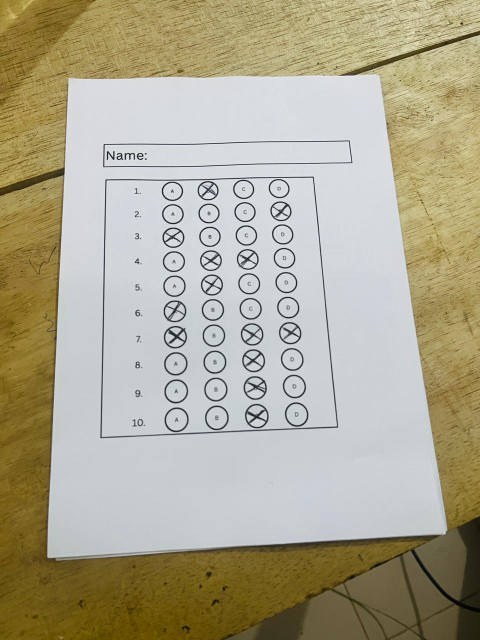
#> input picture AB.jpeg, 960 x 1280 px (shown at 1/2 size)
$ python single.py
#> lines starting #> are read from the running program, lines starting #| are printed output that depends on the picture; after the words box and inside, x2 and y2 are one past the last pixel; in counts of white or black regions, pixels touching at a corner belong together
### preprocess.py
# preprocessing.py
import cv2
import numpy as np

IMAGE_PATH = "CD.jpeg"
OUTPUT_PATH = "warped.jpg"
OUTPUT_SIZE = (600, 780)


def order_points(pts):
    rect = np.zeros((4,2), dtype="float32")
    s = pts.sum(axis=1)
    diff = np.diff(pts, axis=1)
    rect[0] = pts[np.argmin(s)]
    rect[2] = pts[np.argmax(s)]
    rect[1] = pts[np.argmin(diff)]
    rect[3] = pts[np.argmax(diff)]
    return rect

def preprocess_sheet(image_path, output_size):
    image = cv2.imread(image_path)
    orig = image.copy()

    gray = cv2.cvtColor(image, cv2.COLOR_BGR2GRAY)
    blurred = cv2.GaussianBlur(gray, (5,5), 0)
    edged = cv2.Canny(blurred, 50, 150)

    cnts, _ = cv2.findContours(edged.copy(), cv2.RETR_EXTERNAL, cv2.CHAIN_APPROX_SIMPLE)
    cnts = sorted(cnts, key=cv2.contourArea, reverse=True)

    sheet_contour = None
    for c in cnts:
        peri = cv2.arcLength(c, True)
        approx = cv2.approxPolyDP(c, 0.02 * peri, True)
        if len(approx) == 4:
            sheet_contour = approx
            break

    if sheet_contour is None:
        raise Exception("❌ Could not find the answer sheet contour!")

    pts = sheet_contour.reshape(4,2)
    rect = order_points(pts)

    dst = np.array([
        [0,0],
        [output_size[0]-1, 0],
        [output_size[0]-1, output_size[1]-1],
        [0, output_size[1]-1]
    ], dtype="float32")

    M = cv2.getPerspectiveTransform(rect, dst)
    warped = cv2.warpPerspective(orig, M, output_size)

    return warped

# [2 lines that do not run on import are left out]

### bubble_detection.py
# bubble_detection.py
import cv2
import numpy as np

# ---- CONFIG ----
BUBBLES_PER_Q = 4
OPTION_LETTERS = ['A','B','C','D']

# ---- FUNCTIONS ----
def detect_bubbles(warped):
    gray = cv2.cvtColor(warped, cv2.COLOR_BGR2GRAY)
    blurred = cv2.medianBlur(gray, 5)
    thresh = cv2.adaptiveThreshold(blurred, 255, cv2.ADAPTIVE_THRESH_MEAN_C,
                                   cv2.THRESH_BINARY_INV, 25, 25)

    # 4️⃣ Morphological opening to remove small noise
    kernel = cv2.getStructuringElement(cv2.MORPH_ELLIPSE, (3,3))
    thresh = cv2.morphologyEx(thresh, cv2.MORPH_OPEN, kernel)

    circles = cv2.HoughCircles(thresh,
                               cv2.HOUGH_GRADIENT,
                               dp=1.2,
                               minDist=20,
                               param1=50,
                               param2=30,
                               minRadius=25,
                               maxRadius=50)

    if circles is None:
        raise Exception("❌ No bubbles detected!")

    circles = np.uint16(np.around(circles))
    bubble_list = circles[0].tolist()
    print(f"✅ Total bubbles detected: {len(bubble_list)}")
    return bubble_list, thresh

def group_bubbles(bubble_list):
    bubble_list.sort(key=lambda x: x[1])
    QUESTIONS = []
    for i in range(0, len(bubble_list), BUBBLES_PER_Q):
        q_bubbles = bubble_list[i:i+BUBBLES_PER_Q]
        q_bubbles.sort(key=lambda x: x[0])
        QUESTIONS.append(q_bubbles)
    print(f"✅ Total questions detected: {len(QUESTIONS)}")
    return QUESTIONS

def detect_answers(QUESTIONS, thresh, fill_threshold=55):
    answers = []

    for q_bubbles in QUESTIONS:
        bubble_vals = []
        for idx, (x, y, r) in enumerate(q_bubbles):
            mask = np.zeros(thresh.shape, dtype="uint8")
            cv2.circle(mask, (x, y), r, 255, -1)
            mean_val = cv2.mean(thresh, mask=mask)[0]
            bubble_vals.append((idx, mean_val))

        filled_bubbles = [idx for idx, val in bubble_vals if val > fill_threshold]

        if len(filled_bubbles) == 1:
            answers.append(filled_bubbles[0])
        else:
            answers.append(filled_bubbles)

    return answers


ANSWER_KEY = [1, 3, 0, 2, 1, 0, 0, 2, 1, 2]

def visualize_answers_with_key(warped, QUESTIONS, answers, answer_key):
    for q_idx, q_bubbles in enumerate(QUESTIONS):
        ans = answers[q_idx]
        correct_idx = answer_key[q_idx]

        if ans is None:
            cv2.circle(warped, (q_bubbles[correct_idx][0], q_bubbles[correct_idx][1]),
                       q_bubbles[correct_idx][2], (255, 255, 0), 2)
            continue

        if isinstance(ans, list):
            for idx in ans:
                cv2.circle(warped, (q_bubbles[idx][0], q_bubbles[idx][1]), q_bubbles[idx][2], (255,0,0), 2)
            cv2.circle(warped, (q_bubbles[correct_idx][0], q_bubbles[correct_idx][1]),
                       q_bubbles[correct_idx][2], (255, 255, 0), 2)
            continue

        for idx, (x, y, r) in enumerate(q_bubbles):
            if idx == ans:
                color = (0, 255, 0) if ans == correct_idx else (0, 0, 255)
                cv2.circle(warped, (x, y), r, color, 2)
            cv2.putText(warped, OPTION_LETTERS[idx], (x-10, y-10),
                        cv2.FONT_HERSHEY_SIMPLEX, 0.5, (0, 0, 0), 1)

        if ans != correct_idx:
            cv2.circle(warped, (q_bubbles[correct_idx][0], q_bubbles[correct_idx][1]),
                       q_bubbles[correct_idx][2], (255, 255, 0), 2)


def calculate_score(answers, answer_key):
    score = 0
    for i, ans in enumerate(answers):
        correct = answer_key[i]
        if isinstance(ans, list):
            continue
        elif ans == correct:
            score += 1
    return score

### single.py
# single_image_process.py

import cv2
import numpy as np
from preprocess import preprocess_sheet, OUTPUT_SIZE
from bubble_detection import detect_bubbles, group_bubbles, detect_answers, visualize_answers_with_key, calculate_score, OPTION_LETTERS, ANSWER_KEY

INPUT_IMAGE = "AB.jpeg"
OUTPUT_IMAGE = "annotated.jpg"

NAME_BOX_SIZE = (OUTPUT_SIZE[0], 120)

def order_points(pts):
    rect = np.zeros((4,2), dtype="float32")
    s = pts.sum(axis=1)
    diff = np.diff(pts, axis=1)
    rect[0] = pts[np.argmin(s)]
    rect[2] = pts[np.argmax(s)]
    rect[1] = pts[np.argmin(diff)]
    rect[3] = pts[np.argmax(diff)]
    return rect

def extract_name_box(image, top_ratio=0.40):
    h, w = image.shape[:2]
    roi = image[0:int(h*top_ratio), 0:w]

    gray = cv2.cvtColor(roi, cv2.COLOR_BGR2GRAY)
    blurred = cv2.GaussianBlur(gray, (5,5), 0)
    edged = cv2.Canny(blurred, 50, 150)

    cnts, _ = cv2.findContours(edged.copy(), cv2.RETR_EXTERNAL, cv2.CHAIN_APPROX_SIMPLE)
    cnts = sorted(cnts, key=cv2.contourArea, reverse=True)

    name_contour = None
    for c in cnts:
        peri = cv2.arcLength(c, True)
        approx = cv2.approxPolyDP(c, 0.02*peri, True)
        if len(approx) == 4:
            name_contour = approx
            break

    if name_contour is None:
        warped_name = cv2.resize(roi, NAME_BOX_SIZE)
    else:
        pts = name_contour.reshape(4,2)
        rect = order_points(pts)
        dst = np.array([
            [0,0],
            [NAME_BOX_SIZE[0]-1,0],
            [NAME_BOX_SIZE[0]-1, NAME_BOX_SIZE[1]-1],
            [0, NAME_BOX_SIZE[1]-1]
        ], dtype="float32")
        M = cv2.getPerspectiveTransform(rect, dst)
        warped_name = cv2.warpPerspective(roi, M, NAME_BOX_SIZE)

    return warped_name

def add_name_box_and_score(warped_sheet, name_box, score, score_height=50):
    h_sheet, w_sheet = warped_sheet.shape[:2]
    h_name, w_name = name_box.shape[:2]

    canvas_height = h_sheet + h_name + score_height
    canvas = 255 * np.ones((canvas_height, w_sheet, 3), dtype=np.uint8)

    canvas[0:h_name, 0:w_sheet] = name_box

    score_y_start = h_name
    score_y_end = h_name + score_height
    cv2.rectangle(canvas, (0, score_y_start), (w_sheet, score_y_end), (200, 200, 200), -1)
    cv2.putText(canvas, f"Score: {score}/{len(ANSWER_KEY)}", (20, score_y_start + int(score_height*0.7)),
                cv2.FONT_HERSHEY_SIMPLEX, 1, (0,0,255), 2)

    canvas[score_y_end:score_y_end+h_sheet, 0:w_sheet] = warped_sheet

    return canvas

if __name__ == "__main__":
    try:
        print(f"📄 Processing: {INPUT_IMAGE}")

        original = cv2.imread(INPUT_IMAGE)
#> original is the input picture: shape (1280, 960, 3); mean B, G, R 145.3, 168.3, 173.7

        name_box = extract_name_box(original)
#> in extract_name_box, `edged = cv2.Canny(blurred, 50, 150)`:
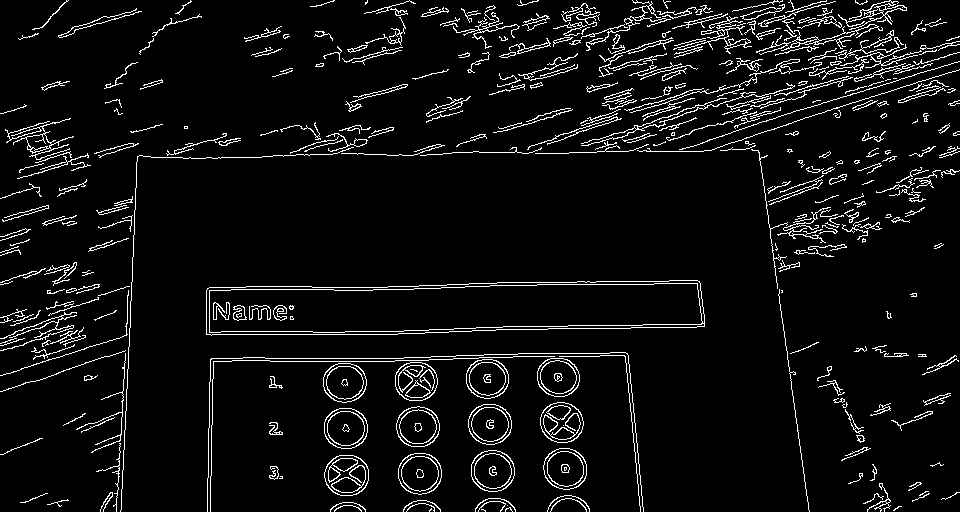
#> edged: shape (512, 960); 6.1% white in thin lines or dots
#> in extract_name_box, `cnts, _ = cv2.findContours(edged.copy(), cv2.RETR_EXTERNAL, cv2.CHAIN_..`: cnts = 353 contours, 280 with area under 20; largest, box (x1, y1, x2, y2) and area: (206, 280, 705, 336) 23314, (324, 455, 369, 496) 1436, (471, 450, 515, 492) 1422, (398, 453, 442, 495) 1416, (543, 448, 587, 490) 1404
#> the loop in extract_name_box, `for c in cnts:` made 1 pass
#> (peri, name_contour) on pass 1: (1093.8, [[704, 314], [697, 280], [206, 290], [211, 335]])
#> in extract_name_box, `pts = name_contour.reshape(4,2)`: pts = [[704, 314], [697, 280], [206, 290], [211, 335]]
#> in order_points, `s = pts.sum(axis=1)`: s = [1018, 977, 496, 546]
#> in order_points, `diff = np.diff(pts, axis=1)`: diff = [-390, -417, 84, 124]
#> in extract_name_box, `rect = order_points(pts)`: rect = [[206, 290], [697, 280], [704, 314], [211, 335]]
#> in extract_name_box, `M = cv2.getPerspectiveTransform(rect, dst)`: M = [[0.897, -0.0997, -156], [0.0527, 2.59, -761], [-0.000473, 0.000239, 1]]

        warped = preprocess_sheet(INPUT_IMAGE, OUTPUT_SIZE)
#> in preprocess_sheet, `edged = cv2.Canny(blurred, 50, 150)`:
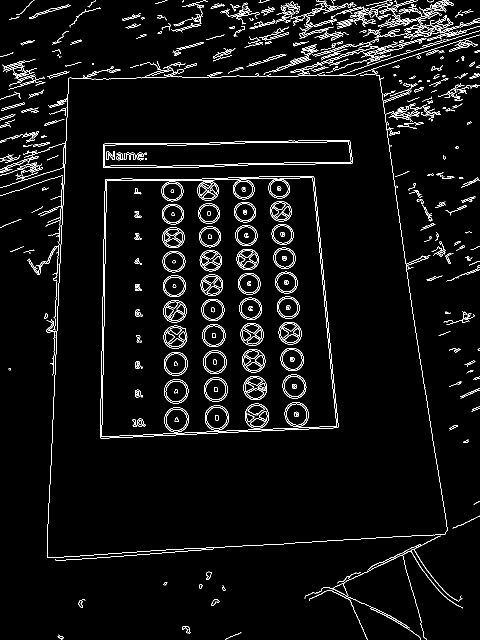
#> edged: shape (1280, 960) (shown at 1/2 size); 4% white in thin lines or dots
#> in preprocess_sheet, `cnts, _ = cv2.findContours(edged.copy(), cv2.RETR_EXTERNAL, cv2.CHAIN_..`: cnts = 370 contours, 293 with area under 20; largest, box (x1, y1, x2, y2) and area: (200, 352, 677, 877) 228000, (206, 280, 705, 336) 23314, (5, 118, 74, 160) 371, (581, 83, 795, 146) 332, (838, 0, 907, 30) 305
#> the loop in preprocess_sheet, `for c in cnts:` made 1 pass
#> (peri, sheet_contour) on pass 1: (1948.1, [[627, 353], [210, 359], [201, 876], [676, 854]])
#> in preprocess_sheet, `pts = sheet_contour.reshape(4,2)`: pts = [[627, 353], [210, 359], [201, 876], [676, 854]]
#> in order_points, `s = pts.sum(axis=1)`: s = [980, 569, 1077, 1530]
#> in order_points, `diff = np.diff(pts, axis=1)`: diff = [-274, 149, 675, 178]
#> in preprocess_sheet, `rect = order_points(pts)`: rect = [[210, 359], [627, 353], [676, 854], [201, 876]]
#> in preprocess_sheet, `M = cv2.getPerspectiveTransform(rect, dst)`: M = [[1.53, 0.0267, -331.4], [0.0271, 1.89, -682.5], [-6.33e-05, 0.000301, 1]]

        bubble_list, thresh = detect_bubbles(warped)
#> in detect_bubbles, `thresh = cv2.adaptiveThreshold(blurred, 255, cv2.ADAPTIVE_THRESH_MEAN_..`:
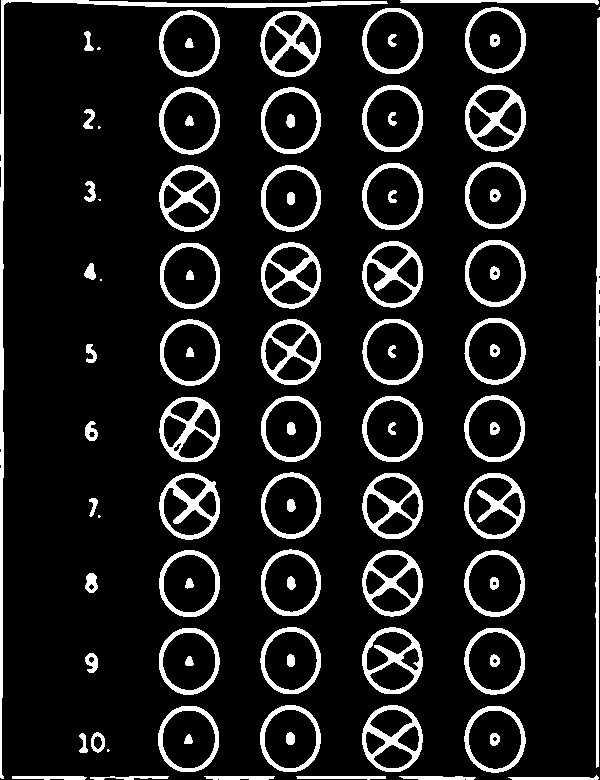
#> thresh: shape (780, 600); 11.6% white; 94 white regions (7 under 20 px), largest, box (x1, y1, x2, y2) and area: (0, 0, 388, 779) 3922, (595, 17, 600, 768) 2322, (159, 473, 220, 540) 1486
#> in detect_bubbles, `circles = cv2.HoughCircles(thresh, cv2.HOUGH_GRADIENT, dp=1.2, minDist..`: circles = 40 rows, first 8: [289.8, 502.2, 30.4], [186.6, 660.6, 28.72], [189, 348.6, 29.8], [189, 271.8, 29.68], [191.4, 42.6, 28.84], [186.6, 120.6, 29.08], [189, 580.2, 30.76], [495, 742.2, 29.92]
#> in detect_bubbles, `circles = np.uint16(np.around(circles))`: circles = 40 rows, first 8: [290, 502, 30], [187, 661, 29], [189, 349, 30], [189, 272, 30], [191, 43, 29], [187, 121, 29], [189, 580, 31], [495, 742, 30]
#> in detect_bubbles, `bubble_list = circles[0].tolist()`: bubble_list = 40 items, first 6: [290, 502, 30], [187, 661, 29], [189, 349, 30], [189, 272, 30], [191, 43, 29], [187, 121, 29]
#| ✅ Total bubbles detected: 40
        QUESTIONS = group_bubbles(bubble_list)
#> the loop in group_bubbles, `for i in range(0, len(bubble_list), BUBBLES_PER_Q):` made 10 passes
#> i on passes 2 to 9: 4, 8, 12, 16, 20, 24, 28, 32
#> after the loop in group_bubbles, `for i in range(0, len(bubble_list), BUBBLES_PER_Q):`: QUESTIONS = 10 items
#| ✅ Total questions detected: 10
#> QUESTIONS = 10 items

        answers = detect_answers(QUESTIONS, thresh)
#> the loop in detect_answers, `for q_bubbles in QUESTIONS:` made 10 passes
#> filled_bubbles on passes 2 to 9: [2, 3], [0, 1, 3], [1, 2], [1], [0, 1, 2, 3], [0, 1, 2, 3], [0, 2], [2, 3]
#> after the loop in detect_answers, `for q_bubbles in QUESTIONS:`:
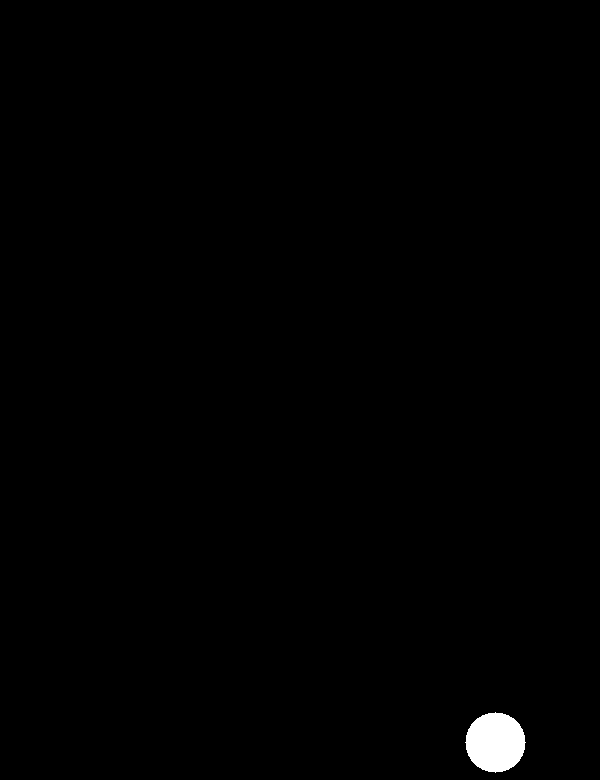
#> mask: shape (780, 600); 0.6% white; 1 white region, box (x1, y1, x2, y2) and area: (465, 712, 526, 773) 2821
#> after the loop in detect_answers, `for q_bubbles in QUESTIONS:`: answers = [1, [2, 3], [0, 1, 3], [1, 2], 1, [0, 1, 2, 3], [0, 1, 2, 3], [0, 2], [2, 3], 2]

        score = calculate_score(answers, ANSWER_KEY)
#> the loop in calculate_score, `for i, ans in enumerate(answers):` made 10 passes
#> (ans, correct) on passes 1 to 8: (1, 1), ([2, 3], 3), ([0, 1, 3], 0), ([1, 2], 2), (1, 1), ([0, 1, 2, 3], 0), ([0, 1, 2, 3], 0), ([0, 2], 2)
#> after the loop in calculate_score, `for i, ans in enumerate(answers):`: score = 3
#> score = 3
        print(f"\n🎯 Total Score: {score}/{len(ANSWER_KEY)}")
#| 🎯 Total Score: 3/10

        visualize_answers_with_key(warped, QUESTIONS, answers, ANSWER_KEY)
#> the loop in visualize_answers_with_key, `for q_idx, q_bubbles in enumerate(QUESTIONS):` made 10 passes
#> after the loop in visualize_answers_with_key, `for q_idx, q_bubbles in enumerate(QUESTIONS):`:
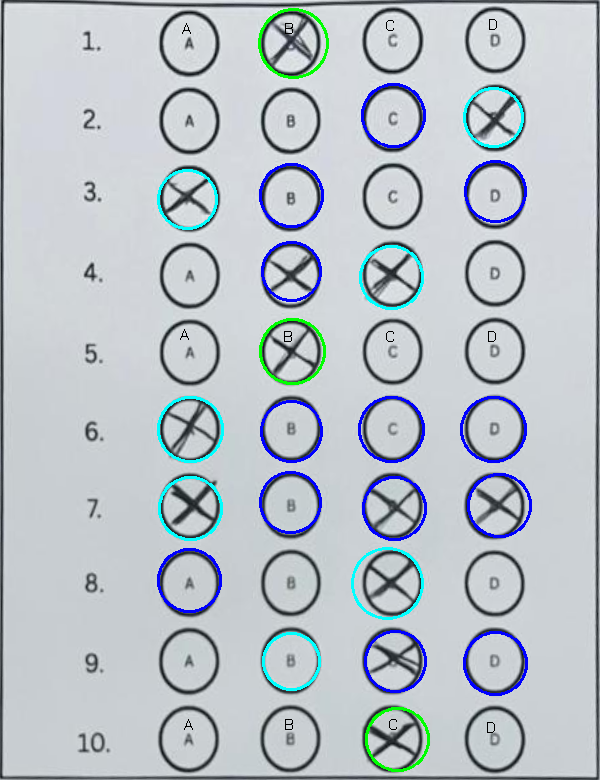
#> warped: shape (780, 600, 3); mean B, G, R 201, 194.1, 186.2

        final_image = add_name_box_and_score(warped, name_box, score)
#> in add_name_box_and_score, `h_sheet, w_sheet = warped_sheet.shape[:2]`: h_sheet = 780; w_sheet = 600
#> in add_name_box_and_score, `h_name, w_name = name_box.shape[:2]`: h_name = 120; w_name = 600
#> in add_name_box_and_score, `canvas_height = h_sheet + h_name + score_height`: canvas_height = 950
#> in add_name_box_and_score, `canvas[0:h_name, 0:w_sheet] = name_box`:
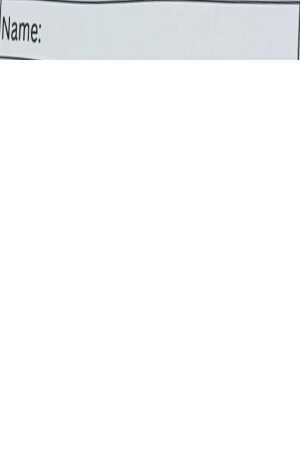
#> canvas: shape (950, 600, 3) (shown at 1/2 size); mean B, G, R 249.8, 249.4, 248.8
#> in add_name_box_and_score, `score_y_start = h_name`: score_y_start = 120
#> in add_name_box_and_score, `score_y_end = h_name + score_height`: score_y_end = 170
#> in add_name_box_and_score, `canvas[score_y_end:score_y_end+h_sheet, 0:w_sheet] = warped_sheet`:
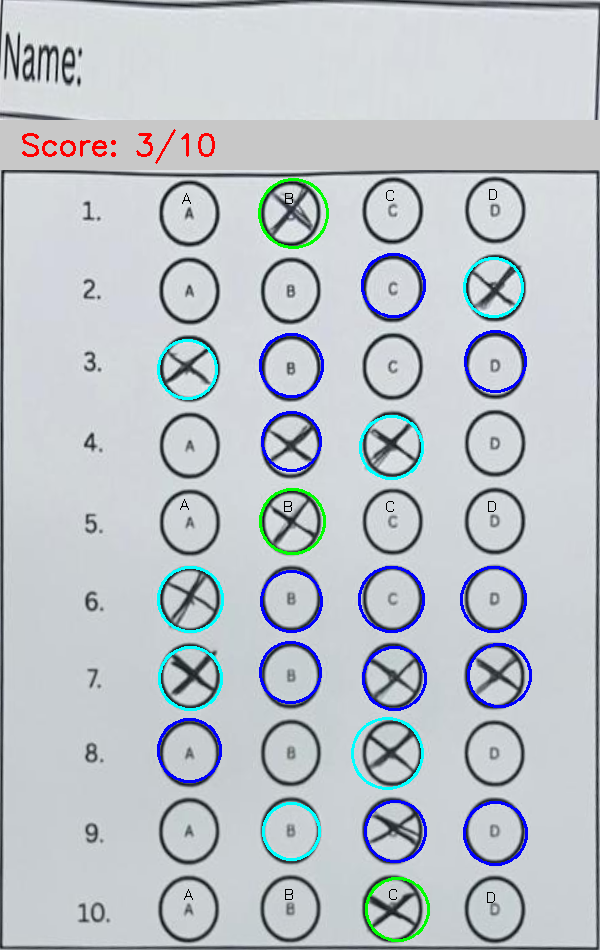
#> canvas: shape (950, 600, 3); mean B, G, R 202.2, 196, 189.6

        cv2.imwrite(OUTPUT_IMAGE, final_image)
        print(f"✅ Annotated sheet saved as {OUTPUT_IMAGE}")

    except Exception as e:
        print(f"❌ Failed to process {INPUT_IMAGE}: {e}")
